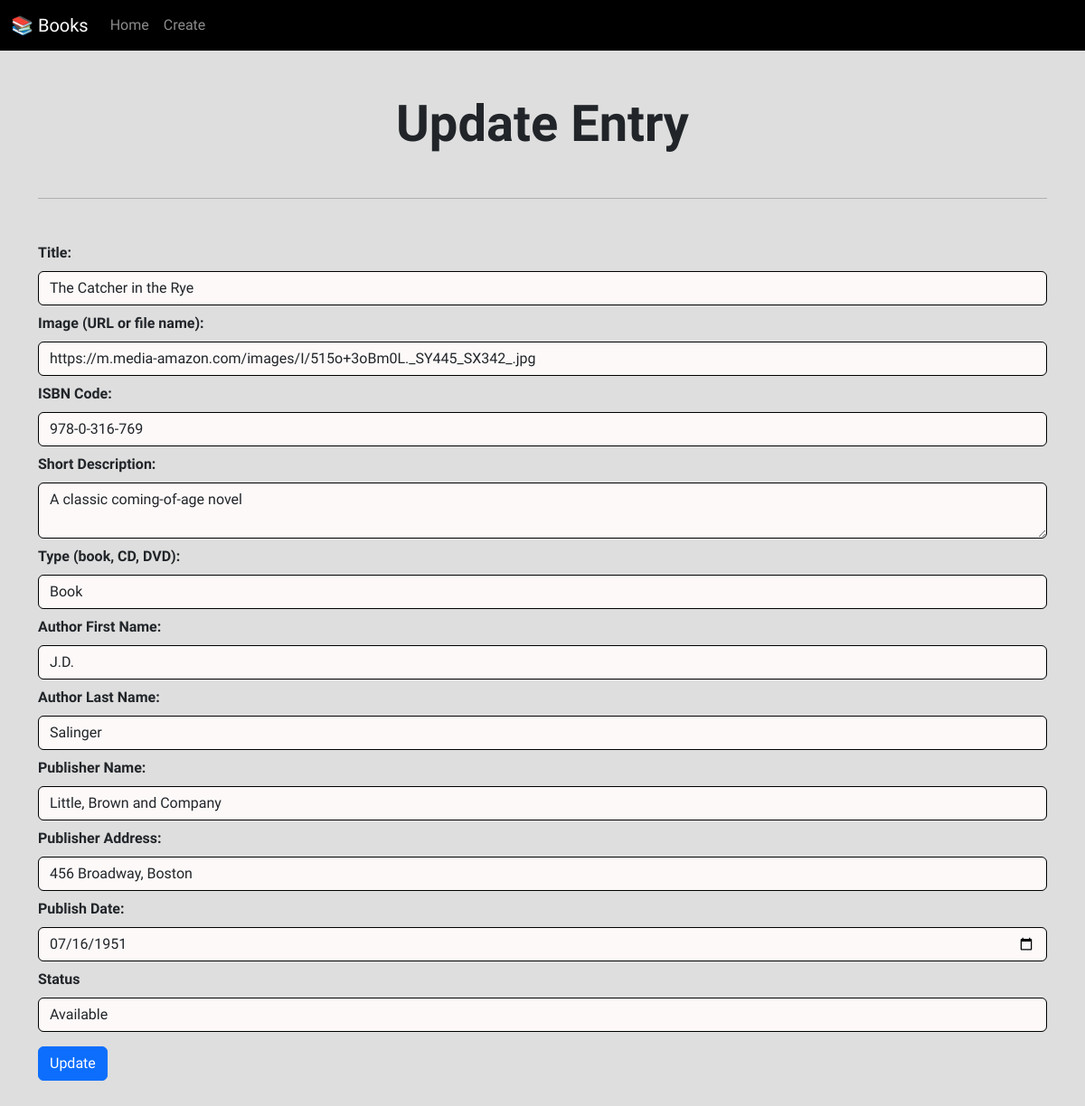
The app's page /update.php?id=2 with its own data.
### tables this page shows
CREATE TABLE `books` (
  `id` int(11) NOT NULL,
  `title` varchar(255) NOT NULL,
  `image` varchar(255) NOT NULL,
  `isbn_code` varchar(13) NOT NULL,
  `short_description` text DEFAULT NULL,
  `type` enum('book','CD','DVD') NOT NULL,
  `author_first_name` varchar(50) NOT NULL,
  `author_last_name` varchar(50) NOT NULL,
  `publisher_name` varchar(100) NOT NULL,
  `publisher_address` varchar(255) NOT NULL,
  `publish_date` date NOT NULL,
  `status` varchar(50) DEFAULT NULL
);

### update.php (the view, shortened to what this page needs)
<?php
require_once 'components/db_Connection.php';
require_once 'components/navbar.php';
$displayForm = false;
if (isset($_GET["id"]) && !empty($_GET["id"])) {
    $id = $_GET['id'];
    $result = mysqli_query($conn, "SELECT * FROM `books` WHERE `id` = $id");
    if ($result) {
        $row = mysqli_fetch_assoc($result);
        if ($row) {
            $title = $row['title'];
            $image = $row['image'];
            $isbn_code = $row['isbn_code'];
            $short_description = $row['short_description'];
            $type = $row['type'];
            $author_first_name = $row['author_first_name'];
            $author_last_name = $row['author_last_name'];
            $publisher_name = $row['publisher_name'];
            $publisher_address = $row['publisher_address'];
            $publish_date = $row['publish_date'];
            $status = $row['status'];
            $displayForm = true;
        } else {
            $displayAlert = true;
        }
    } else {
        $displayAlert = true;
    }
} else {
    $displayAlert = true;
}
?>
<!DOCTYPE html>
<html lang="en">
<head>
    <link href="https://cdn.jsdelivr.net/npm/bootstrap@5.3.2/dist/css/bootstrap.min.css" rel="stylesheet">
</head>
<body>
<div class="container">
    <h1 class="fw-bold text-center my-5 display-4">Update Entry</h1>
    <hr class='my-2 mb-5'>
</div>
<div class="container">
    <?php
    if ($displayForm) {
    ?>
    <form action="" method="post" name="updateForm" onsubmit="return checkFormLength();">
        <label for="title" class="form-label fw-bold">Title:</label>
        <input type="text" name="title" class="form-control mb-2" value="<?php echo $title; ?>" required>
        <label for="image" class="form-label fw-bold">Image (URL or file name):</label>
        <input type="text" name="image" class="form-control mb-2" value="<?php echo $image; ?>" required>
        <label for="isbn_code" class="form-label fw-bold">ISBN Code:</label>
        <input type="text" name="isbn_code" class="form-control mb-2" value="<?php echo $isbn_code; ?>" required>
        <label for="short_description" class="form-label fw-bold">Short Description:</label>
        <textarea name="short_description" class="form-control mb-2" required><?php echo $short_description; ?></textarea>
        <label for="type" class="form-label fw-bold">Type (book, CD, DVD):</label>
        <select name="type" class="form-control mb-2" required>
            <option value="book" <?php echo ($type === 'book') ? 'selected' : ''; ?>>Book</option>
        </select>
        <label for="author_first_name" class="form-label fw-bold">Author First Name:</label>
        <input type="text" name="author_first_name" class="form-control mb-2" value="<?php echo $author_first_name; ?>" required>
        <label for="author_last_name" class="form-label fw-bold">Author Last Name:</label>
        <input type="text" name="author_last_name" class="form-control mb-2" value="<?php echo $author_last_name; ?>" required>
        <label for="publisher_name" class="form-label fw-bold">Publisher Name:</label>
        <input type="text" name="publisher_name" class="form-control mb-2" value="<?php echo $publisher_name; ?>" required>
        <label for="publisher_address" class="form-label fw-bold">Publisher Address:</label>
        <input type="text" name="publisher_address" class="form-control mb-2" value="<?php echo $publisher_address; ?>" required>
        <label for="publish_date" class="form-label fw-bold">Publish Date:</label>
        <input type="date" name="publish_date" class="form-control mb-2" value="<?php echo $publish_date; ?>" required>
        <label for="status" class="form-label fw-bold">Status</label>
        <select name="status" class="form-control mb-2" required>
            <option value="available" <?php echo ($status === 'available') ? 'selected' : ''; ?>>Available</option>
        </select>
        <input type="submit" value="Update" name="update" class="btn btn-primary mt-2 mb-5">
    </form>
    <?php
    }
    ?>
</div>
</body>
</html>

### update.php (style rules this page uses)
body { font-family: 'Bai Jamjuree', sans-serif; background-color: #DEDEDE; }
.form-control { background-color: #FDF9F9; border: 1px solid #000000; }

### records on screen
books: title "The Catcher in the Rye", image "https://m.media-amazon.com/images/I/515o+3oBm0L._SY445_SX342_.jpg", isbn_code "978-0-316-769", short_description "A classic coming-of-age novel", type "Book", author_first_name "J.D.", author_last_name "Salinger", publisher_name "Little, Brown and Company", publisher_address "456 Broadway, Boston", publish_date "07/16/1951"
